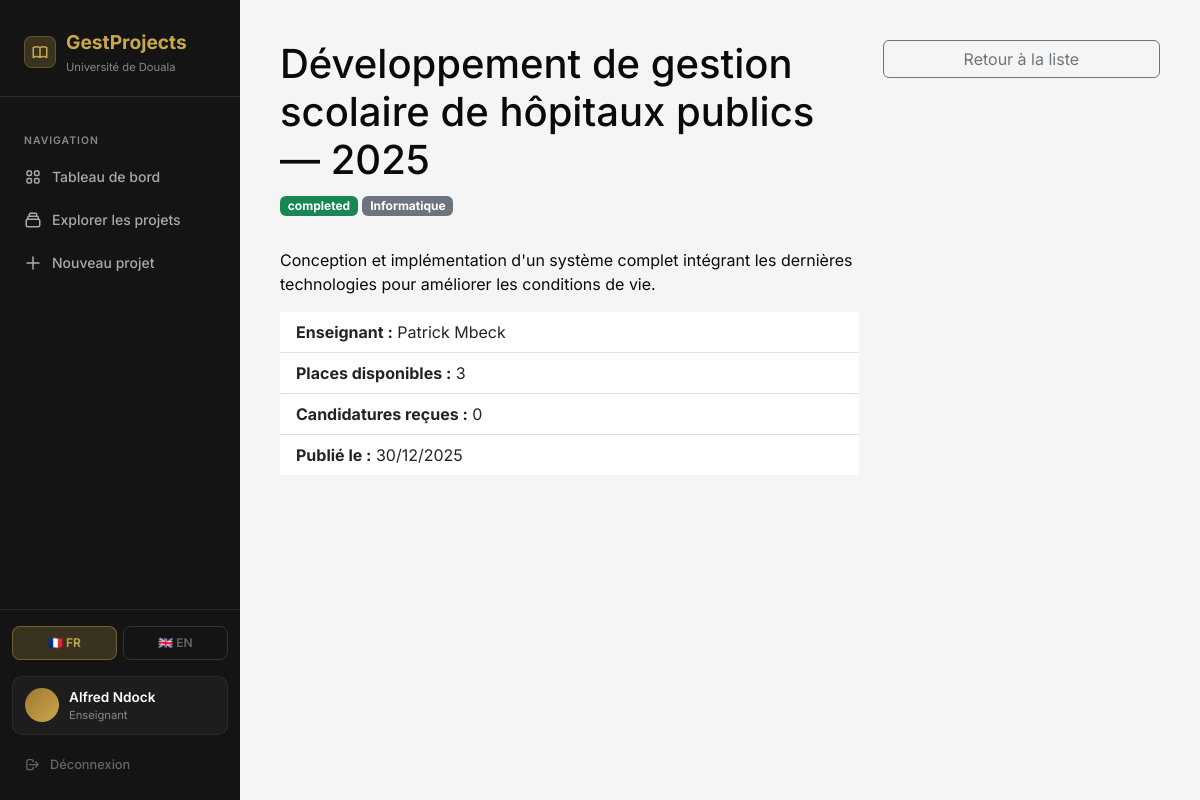
/projects/7 (signed in), run on an earlier commit of the app's database.
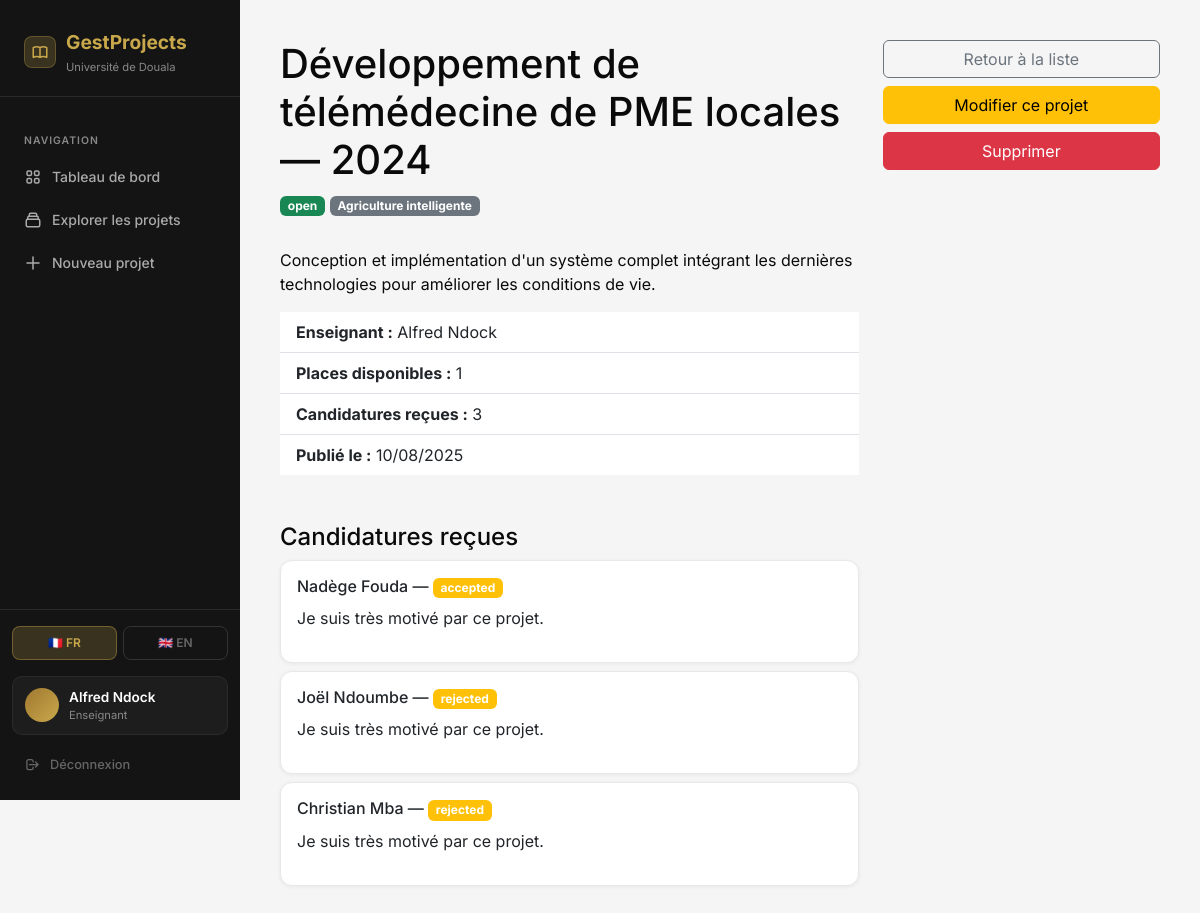
And on a later commit of the database.
### app/models.py (models this page shows, shortened)
class User(UserMixin, db.Model):
    __tablename__ = 'user'
    id = db.Column(db.Integer, primary_key=True)
    email = db.Column(db.String(100), unique=True, nullable=False)
    password_hash = db.Column(db.String(200), nullable=False)
    role = db.Column(db.String(20), nullable=False)
    name = db.Column(db.String(100), nullable=False)
    created_at = db.Column(db.DateTime, default=datetime.utcnow)
    projects = db.relationship('Project', backref='teacher', lazy=True,
                               foreign_keys='Project.teacher_id')
    applications = db.relationship('Application', backref='student', lazy=True,
                                   foreign_keys='Application.student_id')
    def is_teacher(self):
        return self.role == 'teacher'
    def is_student(self):
        return self.role == 'student'

class Project(db.Model):
    __tablename__ = 'project'
    id = db.Column(db.Integer, primary_key=True)
    title = db.Column(db.String(200), nullable=False)
    title_en = db.Column(db.String(200))
    description = db.Column(db.Text, nullable=False)
    description_en = db.Column(db.Text)
    domain = db.Column(db.String(100))
    domain_en = db.Column(db.String(100))
    teacher_id = db.Column(db.Integer, db.ForeignKey('user.id'), nullable=False)
    max_students = db.Column(db.Integer, default=1)
    status = db.Column(db.String(20), default='open')
    created_at = db.Column(db.DateTime, default=datetime.utcnow)
    updated_at = db.Column(db.DateTime, default=datetime.utcnow,
                           onupdate=datetime.utcnow)
    applications = db.relationship('Application', backref='project',
                                   lazy=True, cascade='all, delete-orphan')
    def get_title(self, lang='fr'):
        if lang == 'en':
            if self.title_en:
                return self.title_en
            from app.utils import auto_translate
            return auto_translate(self.title)
        return self.title
    def get_description(self, lang='fr'):
        if lang == 'en':
            if self.description_en:
                return self.description_en
            from app.utils import auto_translate
            return auto_translate(self.description)
        return self.description
    def get_domain(self, lang='fr'):
        if lang == 'en':
            if self.domain_en:
                return self.domain_en
            from app.utils import auto_translate
            return auto_translate(self.domain or '')
        return self.domain or 'Général'

class Application(db.Model):
    __tablename__ = 'application'
    id = db.Column(db.Integer, primary_key=True)
    student_id = db.Column(db.Integer, db.ForeignKey('user.id'), nullable=False)
    project_id = db.Column(db.Integer, db.ForeignKey('project.id'), nullable=False)
    motivation = db.Column(db.Text, nullable=False)
    status = db.Column(db.String(20), default='pending')
    applied_at = db.Column(db.DateTime, default=datetime.utcnow)

### app/routes.py (the view)
@main.route('/projects/<int:id>')
def project_detail(id):
    project = Project.query.get_or_404(id)
    from app.forms import ApplicationForm
    form = ApplicationForm()
    user_application = None
    if current_user.is_authenticated and current_user.is_student():
        user_application = Application.query.filter_by(
            student_id=current_user.id, project_id=id).first()
    lang = get_lang()
    return render_template('projects/detail.html', project=project,
                           form=form, user_application=user_application,
                           lang=lang)

### app/__init__.py (called while the page is built)
def create_app():
    app = Flask(__name__)
    app.config.from_object(Config)
    db.init_app(app)
    login_manager.init_app(app)
    migrate.init_app(app, db)
    login_manager.login_view = 'auth.login'
    login_manager.login_message = 'Connectez-vous pour accéder à cette page.'
    login_manager.login_message_category = 'warning'
    from app.auth import auth as auth_blueprint
    from app.routes import main as main_blueprint
    app.register_blueprint(auth_blueprint)
    app.register_blueprint(main_blueprint)
    from flask import session
    @app.context_processor
    def inject_globals():
        return {'lang': session.get('lang', 'fr')}
    return app

### app/models.py (called while the page is built)
@login_manager.user_loader
def load_user(user_id):
    return User.query.get(int(user_id))

### app/routes.py (called while the page is built)
def get_lang():
    return session.get('lang', 'fr')

### app/templates/projects/detail.html (shortened to what this page needs)
{% extends "base.html" %}
{% block content %}
<div class="row">
    <div class="col-md-8">
        <h1>{{ project.get_title(lang) }}</h1>
        <span class="badge bg-success mb-3">{{ project.status }}</span>
        <span class="badge bg-secondary mb-3">{{ project.get_domain(lang) }}</span>
        <p class="mt-3">{{ project.get_description(lang) }}</p>
        <ul class="list-group list-group-flush mb-4">
            <li class="list-group-item">
                <strong>Enseignant :</strong> {{ project.teacher.name }}
            </li>
            <li class="list-group-item">
                <strong>Places disponibles :</strong> {{ project.max_students }}
            </li>
            <li class="list-group-item">
                <strong>Candidatures reçues :</strong> {{ project.applications|length }}
            </li>
            <li class="list-group-item">
                <strong>Publié le :</strong> {{ project.created_at.strftime('%d/%m/%Y') }}
            </li>
        </ul>
        {% if current_user.is_authenticated and current_user.is_teacher() and current_user.id == project.teacher_id %}
            <h4 class="mt-5">Candidatures reçues</h4>
            {% for app in project.applications %}
            <div class="card mb-2">
                <div class="card-body">
                    <h6>{{ app.student.name }} — <span class="badge bg-warning">{{ app.status }}</span></h6>
                    <p>{{ app.motivation }}</p>
                </div>
            </div>
            {% else %}
            <p class="text-muted">Aucune candidature pour ce projet.</p>
            {% endfor %}
        {% endif %}
    </div>
    <div class="col-md-4">
        <a href="{{ url_for('main.projects_list') }}" class="btn btn-outline-secondary w-100 mb-2">
            Retour à la liste
        </a>
        {% if current_user.is_authenticated and current_user.is_teacher() and current_user.id == project.teacher_id %}
        <a href="{{ url_for('main.edit_project', id=project.id) }}" class="btn btn-warning w-100 mb-2">
            Modifier ce projet
        </a>
        <form method="POST" action="{{ url_for('main.delete_project', id=project.id) }}">
            <button class="btn btn-danger w-100" onclick="return confirm('Supprimer ce projet ?')">
                Supprimer
            </button>
        </form>
        {% endif %}
    </div>
</div>
{% endblock %}

### app/templates/base.html (shortened to what this page needs)
<!DOCTYPE html>
<html lang="fr">
<head>
    <link href="https://cdn.jsdelivr.net/npm/bootstrap@5.3.0/dist/css/bootstrap.min.css" rel="stylesheet">
</head>
<body>
{% if current_user.is_authenticated %}
    <aside class="sidebar">
    <div class="sidebar-brand">
        <div style="display:flex; align-items:center; gap:10px;">
            <div style="width:32px; height:32px; background:rgba(201,168,76,0.2);
                        border-radius:8px; display:flex; align-items:center;
                        justify-content:center; flex-shrink:0;
                        border:1px solid rgba(201,168,76,0.3);">
            </div>
            <div>
                <div class="brand-name">GestProjects</div>
                <div class="brand-sub">
                    {{ 'Université de Douala' if lang=='fr' else 'University Of Douala' }}
                </div>
            </div>
        </div>
    </div>
    <nav class="sidebar-nav">
        <div class="nav-label">Navigation</div>
        <a href="{{ url_for('main.dashboard') }}"
           class="{% if request.endpoint == 'main.dashboard' %}active{% endif %}"
           style="text-decoration:none;">
            {{ 'Tableau de bord' if lang=='fr' else 'Dashboard' }}
        </a>
        <a href="{{ url_for('main.projects_list') }}"
           class="{% if request.endpoint == 'main.projects_list' %}active{% endif %}"
           style="text-decoration:none;">
            <svg class="nav-icon" fill="none" stroke="currentColor" viewBox="0 0 24 24">
                <path stroke-linecap="round" stroke-linejoin="round" stroke-width="2"
                      d="M19 11H5m14 0a2 2 0 012 2v6a2 2 0 01-2 2H5a2 2 0 01-2-2v-6
                         a2 2 0 012-2m14 0V9a2 2 0 00-2-2M5 11V9a2 2 0 012-2
                         m0 0V5a2 2 0 012-2h6a2 2 0 012 2v2M7 7h10"/>
            </svg>
            {{ 'Explorer les projets' if lang=='fr' else 'Browse Projects' }}
        </a>
        {% if current_user.is_teacher() %}
        <a href="{{ url_for('main.create_project') }}"
           class="{% if request.endpoint == 'main.create_project' %}active{% endif %}"
           style="text-decoration:none;">
            <svg class="nav-icon" fill="none" stroke="currentColor" viewBox="0 0 24 24">
                <path stroke-linecap="round" stroke-linejoin="round"
                      stroke-width="2" d="M12 4v16m8-8H4"/>
            </svg>
            {{ 'Nouveau projet' if lang=='fr' else 'New Project' }}
        </a>
        {% endif %}
    </nav>
    <div class="sidebar-footer">
        <div style="display:flex; gap:6px; margin-bottom:16px;">
            <a href="{{ url_for('main.set_lang', lang='fr') }}"
               style="flex:1; text-align:center; padding:7px 6px;
                      border-radius:8px; font-size:0.75rem; font-weight:600;
                      text-decoration:none; transition:all 0.2s;
                      background:{{ 'rgba(201,168,76,0.2)' if lang=='fr' else 'transparent' }};
                      color:{{ '#C9A84C' if lang=='fr' else '#666' }};
                      border:1px solid {{ 'rgba(201,168,76,0.4)' if lang=='fr' else '#333' }};">
                🇫🇷 FR
            </a>
            <a href="{{ url_for('main.set_lang', lang='en') }}"
               style="flex:1; text-align:center; padding:7px 6px;
                      border-radius:8px; font-size:0.75rem; font-weight:600;
                      text-decoration:none; transition:all 0.2s;
                      background:{{ 'rgba(201,168,76,0.2)' if lang=='en' else 'transparent' }};
                      color:{{ '#C9A84C' if lang=='en' else '#666' }};
                      border:1px solid {{ 'rgba(201,168,76,0.4)' if lang=='en' else '#333' }};">
                🇬🇧 EN
            </a>
        </div>
        <div style="display:flex; align-items:center; gap:10px;
                    padding:10px 12px; border-radius:10px;
                    background:rgba(255,255,255,0.04);
                    border:1px solid rgba(255,255,255,0.06);
                    margin-bottom:10px;">
            <div class="user-avatar">
            </div>
            <div style="flex:1; min-width:0;">
                <div class="user-name" style="white-space:nowrap;
                     overflow:hidden; text-overflow:ellipsis;">
                    {{ current_user.name }}
                </div>
                <div class="user-role">
                    {% if current_user.is_teacher() %}
                        {{ 'Enseignant' if lang=='fr' else 'Teacher' }}
                    {% else %}
                        {{ 'Étudiant' if lang=='fr' else 'Student' }}
                    {% endif %}
                </div>
            </div>
        </div>
        <a href="{{ url_for('auth.logout') }}"
           style="display:flex; align-items:center; gap:10px;
                  padding:9px 12px; border-radius:8px; color:#666;
                  text-decoration:none; font-size:0.8rem; font-weight:500;
                  transition:all 0.2s; border:1px solid transparent;"
           onmouseover="this.style.background='rgba(239,68,68,0.08)';
                        this.style.color='#ef4444';
                        this.style.borderColor='rgba(239,68,68,0.2)'"
           onmouseout="this.style.background='transparent';
                       this.style.color='#666';
                       this.style.borderColor='transparent'">
            <svg width="15" height="15" fill="none" stroke="currentColor"
                 viewBox="0 0 24 24" stroke-width="2">
                <path stroke-linecap="round" stroke-linejoin="round"
                      d="M17 16l4-4m0 0l-4-4m4 4H7m6 4v1a3 3 0 01-3 3H6
                         a3 3 0 01-3-3V7a3 3 0 013-3h4a3 3 0 013 3v1"/>
            </svg>
            {{ 'Déconnexion' if lang=='fr' else 'Logout' }}
        </a>
    </div>
</aside>
    <div class="main-content">
        <div class="page-wrapper">
            {% block content %}{% endblock %}
        </div>
    </div>
{% else %}
    {% block auth_content %}{% endblock %}
{% endif %}
</body>
</html>

### app/templates/base.html (style rules this page uses)
:root { --gold: #C9A84C; --gold-light: #E8C96A; --gold-dark: #A07830; --black: #0A0A0A; --dark: #141414; --dark2: #1E1E1E; --dark3: #2A2A2A; --white: #FFFFFF; --gray: #888888; --gray-light: #F5F5F5; --sidebar-width: 240px; }
* { box-sizing: border-box; margin: 0; padding: 0; }
body { font-family: 'Inter', sans-serif; background: var(--gray-light); color: var(--black); display: flex; min-height: 100vh; }
.sidebar { width: var(--sidebar-width); background: var(--dark); min-height: 100vh; position: fixed; top: 0; left: 0; display: flex; flex-direction: column; z-index: 100; transition: transform 0.3s ease; }
.sidebar-brand { padding: 28px 24px 20px; border-bottom: 1px solid var(--dark3); }
.sidebar-brand .brand-name { font-size: 1.2rem; font-weight: 700; color: var(--gold); }
.sidebar-brand .brand-sub { font-size: 0.7rem; color: var(--gray); margin-top: 2px; }
.sidebar-nav { padding: 20px 12px; flex: 1; }
.sidebar-nav .nav-label { font-size: 0.65rem; font-weight: 600; color: var(--gray); text-transform: uppercase; letter-spacing: 1px; padding: 0 12px; margin-bottom: 8px; margin-top: 16px; }
.sidebar-nav a { text-decoration: none !important; color: #AAAAAA !important; }
.sidebar-footer a { text-decoration: none !important; }
.sidebar-nav a { display: flex; align-items: center; gap: 10px; padding: 10px 12px; border-radius: 8px; color: #AAAAAA; text-decoration: none; font-size: 0.875rem; font-weight: 500; transition: all 0.2s ease; margin-bottom: 2px; }
.sidebar-nav a .nav-icon { width: 18px; height: 18px; }
.sidebar-footer { padding: 16px 12px; border-top: 1px solid var(--dark3); }
.user-avatar { width: 34px; height: 34px; border-radius: 50%; background: linear-gradient(135deg, var(--gold-dark), var(--gold)); display: flex; align-items: center; justify-content: center; font-weight: 700; font-size: 0.8rem; color: var(--white); flex-shrink: 0; }
.user-name { font-size: 0.85rem; font-weight: 600; color: var(--white); }
.user-role { font-size: 0.7rem; color: var(--gray); }
.main-content { margin-left: var(--sidebar-width); flex: 1; padding: 40px; min-height: 100vh; }
.page-wrapper { animation: fadeIn 0.3s ease; }
.card { border: 1px solid #E8E8E8; border-radius: 12px; box-shadow: 0 1px 4px rgba(0,0,0,0.06); transition: transform 0.2s ease, box-shadow 0.2s ease; background: var(--white); }

What changed in the data, as far as the page shows it:
no longer on this page (row edited): User: teacher.name "Patrick Mbeck"
changed Project: get_title "Développement de gestion scolaire de hôpitaux publics — 2025" → "Développement de télémédecine de PME locales — 2024"; status "completed" → "open"; get_domain "Informatique" → "Agriculture intelligente"; max_students "3" → "1"; created_at "30/12/2025" → "10/08/2025"; teacher_id 15 → 5 (drawn)
now on this page (row edited): Application: student.name "Nadège Fouda", status "accepted", motivation "Je suis très motivé par ce projet."
now on this page (row edited): Application: student.name "Joël Ndoumbe", status "rejected", motivation "Je suis très motivé par ce projet."
now on this page (row edited): Application: student.name "Christian Mba", status "rejected", motivation "Je suis très motivé par ce projet."
Also different on the page:
{{ project.teacher.name }}: "Patrick Mbeck" → "Alfred Ndock"
{{ project.applications|length }}: "0" → "3"
text now shown: "Candidatures reçues Modifier ce projet Supprimer"
